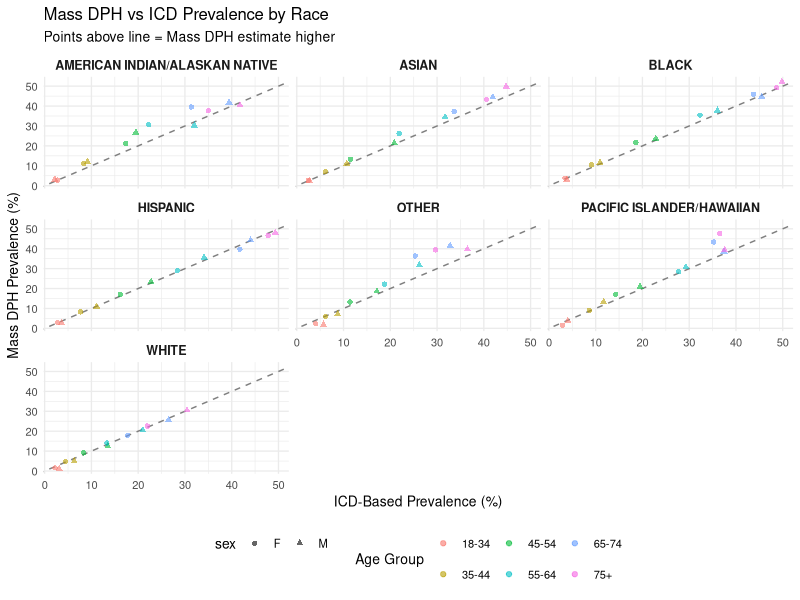
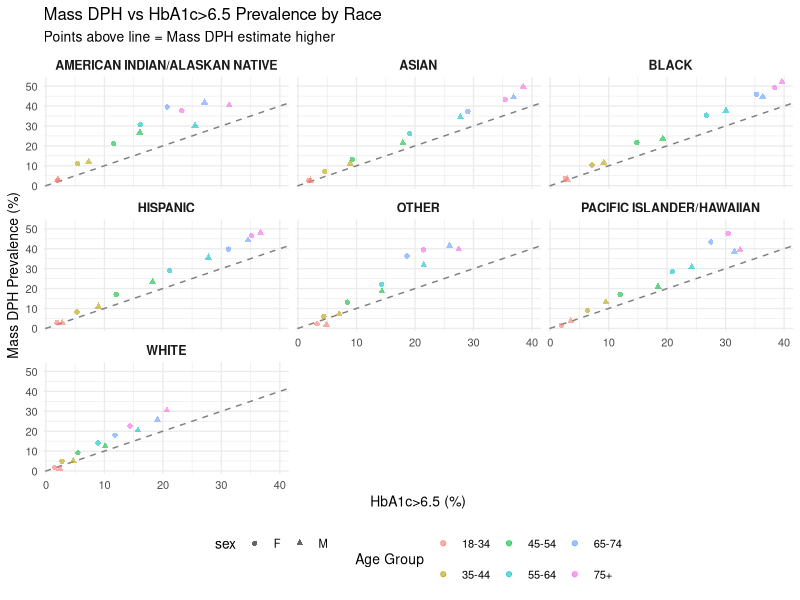
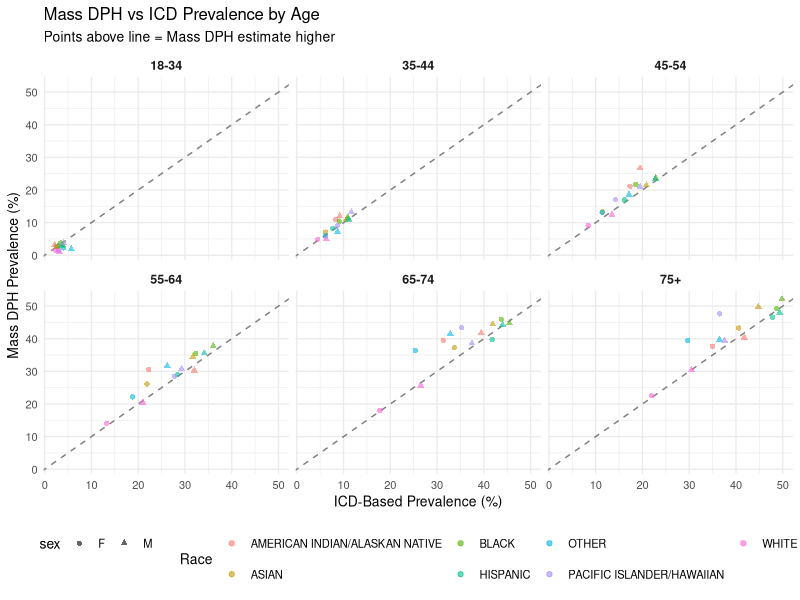
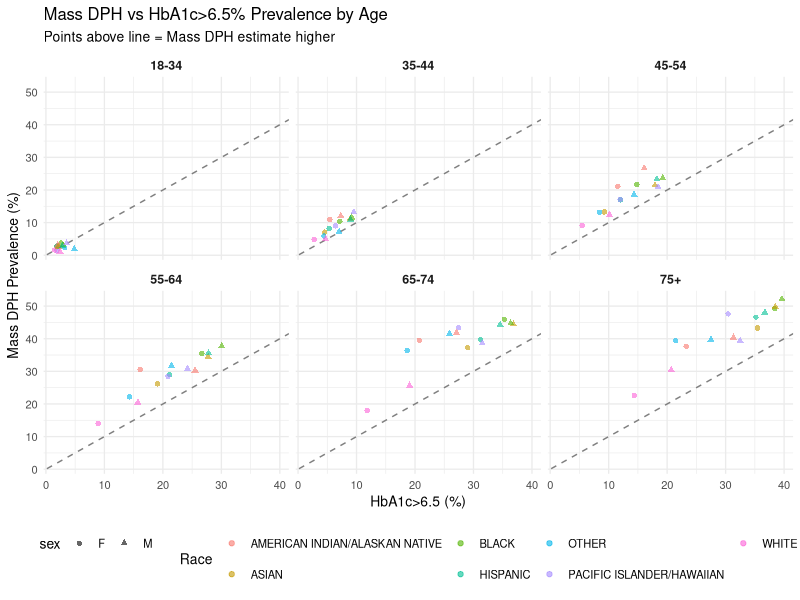

The R script that drew these images, in order:
# Visualizations for Diabetes Prevalence Comparison
# Compares prevalence estimates from different data sources

library(tidyverse)
library(scales)

# ==============================================================================
# LOAD DATA
# ==============================================================================

merged_data <- read_csv("merged_data.csv", show_col_types = FALSE)

# Order age groups properly
age_order <- c("18-34", "35-44", "45-54", "55-64", "65-74", "75+")
merged_data <- merged_data %>%
  mutate(age_group = factor(age_group, levels = age_order))



# ==============================================================================
# 1. SCATTER PLOT FACETED BY RACE: Mass DPH vs ICD
# ==============================================================================

scatter_by_race <- ggplot(merged_data, aes(x = pct_diabetes_icd, y = pct_Mass_DPH_dm)) +
  geom_abline(slope = 1, intercept = 0, linetype = "dashed", color = "gray50") +
  geom_point(aes(color = age_group,shape=sex) , alpha = 0.6, size = 1.5) +
  facet_wrap(~race, scales = "fixed") +
  labs(
    title = "Mass DPH vs ICD Prevalence by Race",
    subtitle = "Points above line = Mass DPH estimate higher",
    x = "ICD-Based Prevalence (%)",
    y = "Mass DPH Prevalence (%)",
    color = "Age Group"
  ) +
  theme_minimal(base_size = 10) +
  theme(
    legend.position = "bottom",
    strip.text = element_text(face = "bold", size = 9)
  )

ggsave("plots/plot_scatter_by_race.png", scatter_by_race, width = 12, height = 8, dpi = 150, bg = "white")

# ==========

# ==============================================================================
# 2. SCATTER PLOT FACETED BY RACE: Mass DPH vs Hb1A1c
# ==============================================================================

scatter_by_race <- ggplot(merged_data, aes(x = pct_a1c_65_plus, y = pct_Mass_DPH_dm)) +
  geom_abline(slope = 1, intercept = 0, linetype = "dashed", color = "gray50") +
  geom_point(aes(color = age_group,shape=sex) , alpha = 0.6, size = 1.5) +
  facet_wrap(~race, scales = "fixed") +
  labs(
    title = "Mass DPH vs HbA1c>6.5 Prevalence by Race",
    subtitle = "Points above line = Mass DPH estimate higher",
    x = "HbA1c>6.5 (%)",
    y = "Mass DPH Prevalence (%)",
    color = "Age Group"
  ) +
  theme_minimal(base_size = 10) +
  theme(
    legend.position = "bottom",
    strip.text = element_text(face = "bold", size = 9)
  )

ggsave("plots/plot_scatter_by_race_hba1c.png", scatter_by_race, width = 12, height = 8, dpi = 150, bg = "white")

# ==========


# ==============================================================================
# 3. SCATTER PLOT FACETED BY age: Mass DPH vs ICD
# ==============================================================================

scatter_by_race <- ggplot(merged_data, aes(x = pct_diabetes_icd, y = pct_Mass_DPH_dm)) +
  geom_abline(slope = 1, intercept = 0, linetype = "dashed", color = "gray50") +
  geom_point(aes(color = race,shape=sex) , alpha = 0.6, size = 1.5) +
  facet_wrap(~age_group, scales = "fixed") +
  labs(
    title = "Mass DPH vs ICD Prevalence by Age",
    subtitle = "Points above line = Mass DPH estimate higher",
    x = "ICD-Based Prevalence (%)",
    y = "Mass DPH Prevalence (%)",
    color = "Race"
  ) +
  theme_minimal(base_size = 10) +
  theme(
    legend.position = "bottom",
    strip.text = element_text(face = "bold", size = 9)
  )

ggsave("plots/plot_scatter_by_age.png", scatter_by_race, width = 12, height = 8, dpi = 150, bg = "white")

# ==========

# ==============================================================================
# 2. SCATTER PLOT FACETED BY RACE: Mass DPH vs Hb1A1c
# ==============================================================================

scatter_by_race <- ggplot(merged_data, aes(x = pct_a1c_65_plus, y = pct_Mass_DPH_dm)) +
  geom_abline(slope = 1, intercept = 0, linetype = "dashed", color = "gray50") +
  geom_point(aes(color = race,shape=sex) , alpha = 0.6, size = 1.5) +
  facet_wrap(~age_group, scales = "fixed") +
  labs(
    title = "Mass DPH vs HbA1c>6.5% Prevalence by Age",
    subtitle = "Points above line = Mass DPH estimate higher",
    x = "HbA1c>6.5 (%)",
    y = "Mass DPH Prevalence (%)",
    color = "Race"
  ) +
  theme_minimal(base_size = 10) +
  theme(
    legend.position = "bottom",
    strip.text = element_text(face = "bold", size = 9)
  )

ggsave("plots/plot_scatter_by_age_hba1c.png", scatter_by_race, width = 12, height = 8, dpi = 150, bg = "white")

# ==========